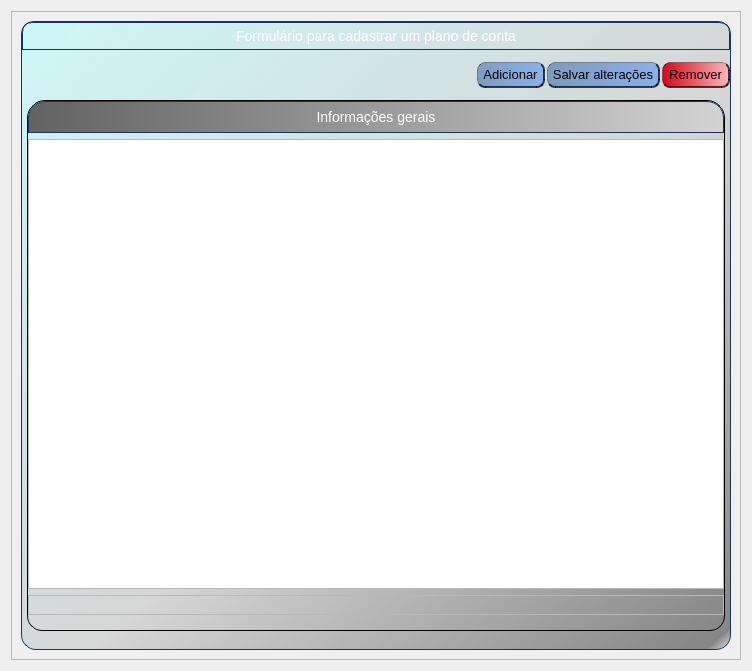
<?xml version="1.0" encoding="UTF-8"?>
<ui version="4.0">
 <class>FormCadastrarPlanoConta</class>
 <widget class="QWidget" name="FormCadastrarPlanoConta">
  <property name="windowTitle" stdset="0">
   <string>FormCadastrarPlanoConta</string>
  </property>
  <property name="geometry" stdset="0">
   <rect>
    <x>0</x>
    <y>0</y>
    <width>752</width>
    <height>671</height>
   </rect>
  </property>
  <layout class="QVBoxLayout" name="verticalLayout">
   <item>
    <widget class="QScrollArea" name="scrollArea">
     <property name="widgetResizable" stdset="0">
      <bool>true</bool>
     </property>
     <property name="styleSheet" stdset="0">
      <string notr="true"/>
     </property>
     <widget class="QWidget" name="scrollAreaWidgetContents">
      <property name="geometry" stdset="0">
       <rect>
        <x>0</x>
        <y>0</y>
        <width>732</width>
        <height>651</height>
       </rect>
      </property>
      <layout class="QVBoxLayout" name="verticalLayout_2">
       <item>
        <widget class="QFrame" name="frameFormulario">
         <property name="frameShape" stdset="0">
          <enum>QFrame::StyledPanel</enum>
         </property>
         <property name="frameShadow" stdset="0">
          <enum>QFrame::Raised</enum>
         </property>
         <property name="styleSheet" stdset="0">
          <string notr="true">QFrame#frameFormulario
{
	border: 1px solid #FF17365D;
	border-top-left-radius: 13px;
	border-top-right-radius: 13px;
	border-bottom-left-radius: 15px;
	border-bottom-right-radius: 15px;
background-color: qlineargradient(spread:pad, x1:0, y1:0, x2:1, y2:1, stop:0 rgba(170, 255, 255, 125), stop:0.55 rgb(214, 214, 214), stop:0.98 rgb(134, 134, 134), stop:1 rgba(0, 0, 0, 0));
}

QFrame#frameInformacoesGerais
{
	border: 1px solid;
	border-top-left-radius: 18px;
	border-top-right-radius: 18px;
	border-bottom-left-radius: 15px;
	border-bottom-right-radius: 15px;
	background-color: rgba(255, 255, 255, 0);
}

QPushButton
{
	border: 1px solid rgba(0, 0, 0, 85);
	border-radius: 8px;
	border-right: 2px solid rgba(0, 0, 0, 185);
	border-bottom: 2px solid rgba(0, 0, 0, 185);
  background-color:qlineargradient(spread:pad, x1:0, y1:0, x2:1, y2:0, stop:0 rgba(35, 84, 156, 125), stop:1 rgba(58, 134, 255, 125));
  font-size: 13px;
	height: 23px;
	width:65px;
}

QPushButton:pressed
{
	border: 1px solid rgba(0, 0, 0, 85);
	border-left: 2px solid rgba(91, 91, 91, 185);
	border-top: 2px solid rgba(91, 91, 91, 185);

}

QPushButton:hover
{
	background-color:qlineargradient(spread:pad, x1:0, y1:0, x2:1, y2:0, stop:0 rgba(135, 184, 255, 125), stop:1 rgba(158, 234, 255, 125));
}

QPushButton#pushButtonAdicionar
{
	border-top-left-radius: 8px;
	
}

QPushButton#pushButtonSalvar
{
	width: 110px;
}

QPushButton#pushButtonRemover
{
	border-top-right-radius: 8px;

	
	background-color:qlineargradient(spread:pad, x1:0, y1:0, x2:1, y2:0, stop:0 rgb(217, 5, 27), stop:1 rgb(253, 183, 186));
}


</string>
         </property>
         <layout class="QVBoxLayout" name="verticalLayout_7">
          <property name="leftMargin">
           <number>0</number>
          </property>
          <property name="topMargin">
           <number>0</number>
          </property>
          <property name="rightMargin">
           <number>0</number>
          </property>
          <property name="bottomMargin">
           <number>3</number>
          </property>
          <item>
           <widget class="QLabel" name="labelTituloFormulario">
            <property name="text" stdset="0">
             <string>Formulário para cadastrar um plano de conta</string>
            </property>
            <property name="alignment" stdset="0">
             <set>Qt::AlignCenter</set>
            </property>
            <property name="styleSheet" stdset="0">
             <string notr="true">QLabel
{
	border: 1px solid #FF17365D;
	border-top-left-radius: 10px;
	border-top-right-radius: 10px;
	background-color:qlineargradient(spread:pad, x1:0, y1:0, x2:1, y2:0, stop:0 rgb(59, 82, 131), stop:0.55 rgb(8, 122, 122), 																			stop:0.98 rgba(0, 0, 0, 255), stop:1 rgba(0, 0, 0, 0));
	padding: 5px 0px;
	color:rgb(255, 255, 255);
	max-height: 20px;
   font-size: 14px;
}

</string>
            </property>
            <property name="sizePolicy" stdset="0">
             <sizepolicy hsizetype="Minimum" vsizetype="Fixed">
              <horstretch>0</horstretch>
              <verstretch>0</verstretch>
             </sizepolicy>
            </property>
            <property name="font" stdset="0">
             <font>
              <pointsize>-1</pointsize>
             </font>
            </property>
           </widget>
          </item>
          <item>
           <layout class="QHBoxLayout" name="horizontalLayoutBotoes">
            <property name="spacing" stdset="0">
             <number>2</number>
            </property>
            <property name="topMargin">
             <number>6</number>
            </property>
            <property name="bottomMargin">
             <number>6</number>
            </property>
            <item>
             <spacer name="horizontalSpacer">
              <property name="sizeHint" stdset="0">
               <size>
                <width>40</width>
                <height>20</height>
               </size>
              </property>
              <property name="orientation" stdset="0">
               <enum>Qt::Horizontal</enum>
              </property>
             </spacer>
            </item>
            <item>
             <widget class="QPushButton" name="pushButtonAdicionar">
              <property name="text" stdset="0">
               <string>Adicionar</string>
              </property>
              <property name="styleSheet" stdset="0">
               <string notr="true"/>
              </property>
             </widget>
            </item>
            <item>
             <widget class="QPushButton" name="pushButtonSalvar">
              <property name="text" stdset="0">
               <string>Salvar alterações</string>
              </property>
              <property name="styleSheet" stdset="0">
               <string notr="true"/>
              </property>
             </widget>
            </item>
            <item>
             <widget class="QPushButton" name="pushButtonRemover">
              <property name="text" stdset="0">
               <string>Remover</string>
              </property>
              <property name="styleSheet" stdset="0">
               <string notr="true">QPushButton:hover
{
	background-color: qlineargradient(spread:pad, x1:0, y1:0, x2:1, y2:0, stop:0 rgb(255, 85, 0), stop:1 rgba(255, 255, 255, 255));

}
</string>
              </property>
             </widget>
            </item>
           </layout>
          </item>
          <item>
           <layout class="QHBoxLayout" name="horizontalLayout">
            <property name="leftMargin">
             <number>5</number>
            </property>
            <property name="rightMargin">
             <number>5</number>
            </property>
            <property name="bottomMargin">
             <number>15</number>
            </property>
            <item>
             <widget class="QFrame" name="frameInformacoesGerais">
              <property name="frameShape" stdset="0">
               <enum>QFrame::StyledPanel</enum>
              </property>
              <property name="frameShadow" stdset="0">
               <enum>QFrame::Raised</enum>
              </property>
              <property name="styleSheet" stdset="0">
               <string notr="true"/>
              </property>
              <layout class="QVBoxLayout" name="verticalLayout_4">
               <property name="leftMargin">
                <number>0</number>
               </property>
               <property name="topMargin">
                <number>0</number>
               </property>
               <property name="rightMargin">
                <number>0</number>
               </property>
               <property name="bottomMargin">
                <number>15</number>
               </property>
               <item>
                <widget class="QPushButton" name="pushButtonTituloInformacoesGerais">
                 <property name="text" stdset="0">
                  <string>Informações gerais</string>
                 </property>
                 <property name="styleSheet" stdset="0">
                  <string notr="true">QPushButton
{
	border: 1px solid #FF17365D;
	border-top-left-radius: 17px;
	border-top-right-radius: 17px;
	background-color:qlineargradient(spread:pad, x1:0, y1:0, x2:1, y2:0, stop:0 rgb(98, 98, 98), stop:1 rgb(211, 211, 211));
	padding: 5px 0px;
	padding: 5px 0px;
	max-height: 20px;
    font-size: 14px;
	border-bottom-right-radius:0px;
	border-bottom-left-radius:0px;
   color:rgb(255, 255, 255);

}</string>
                 </property>
                </widget>
               </item>
               <item>
                <widget class="QTreeView" name="treeView"/>
               </item>
               <item>
                <widget class="QFrame" name="subFrameInformaoesGerais">
                 <property name="frameShape" stdset="0">
                  <enum>QFrame::StyledPanel</enum>
                 </property>
                 <property name="frameShadow" stdset="0">
                  <enum>QFrame::Raised</enum>
                 </property>
                 <layout class="QGridLayout" name="gridLayout">
                  <property name="leftMargin">
                   <number>9</number>
                  </property>
                  <property name="topMargin">
                   <number>9</number>
                  </property>
                  <property name="rightMargin">
                   <number>9</number>
                  </property>
                  <property name="bottomMargin">
                   <number>9</number>
                  </property>
                 </layout>
                </widget>
               </item>
              </layout>
             </widget>
            </item>
           </layout>
          </item>
         </layout>
        </widget>
       </item>
      </layout>
     </widget>
    </widget>
   </item>
  </layout>
 </widget>
 <resources/>
 <connections/>
</ui>
